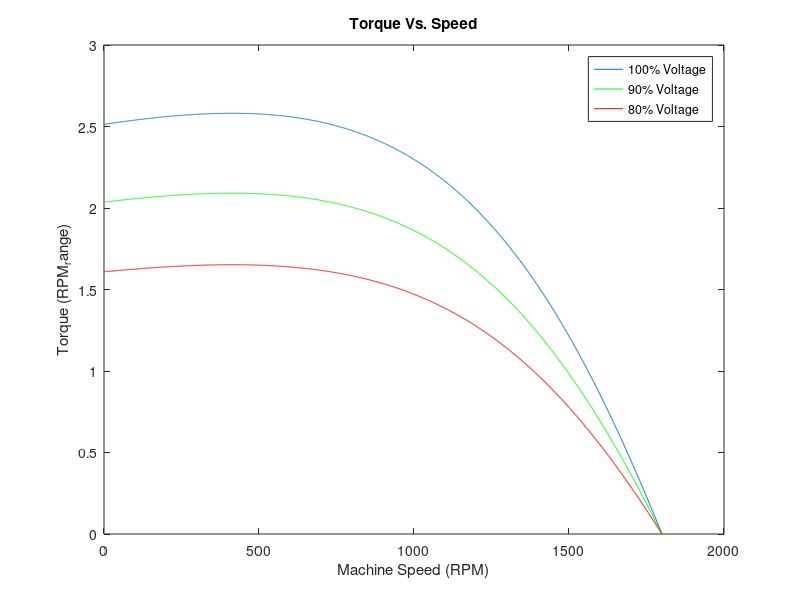
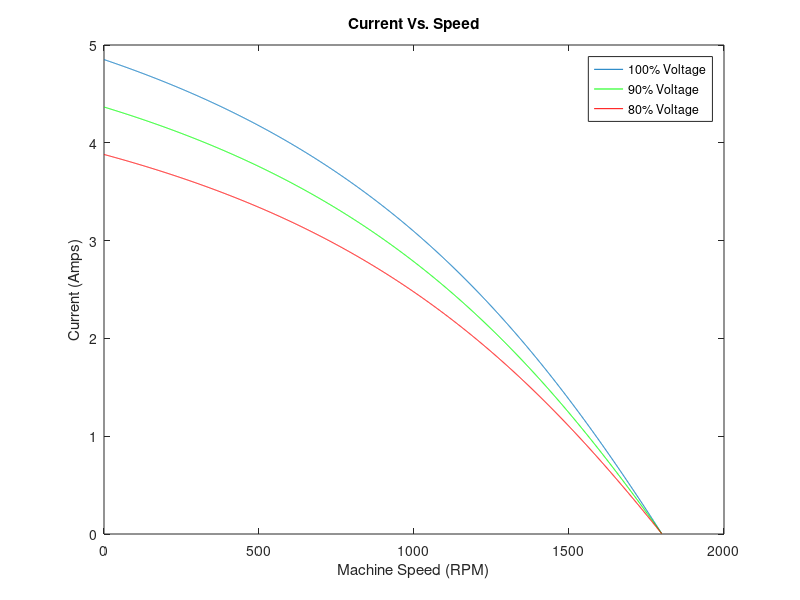

Here is the MATLAB script that generated these plots, in order:
%function [ output_args ] = Induction_motor_curves( R1,X1,Xm,Rc )
%Calculate and plot the Torque vs. Speed and Current vs Speed curves
%   Detailed explanation goes here

R1 = 6.71;
R2 = R1;
X1 = 4.94;
X2 = X1;
Rc = 28.146;
Xm = 7.645;
R2=R1;
X2=X1;

RPM_range=0:1799;  %%RPM varied from 1 to 1799
S=(1800-RPM_range)/1800;   %%slip factor
w=(2*pi*RPM_range)/60;     %%

V1=120; %100 percent voltage
V2=108; %%90 percent voltage
V3=96;  %%80 percent voltage

Z_1=R1+1i*X1; %%calculate impedance 1 (R1+jX1)
Z_2=(Rc*(1i*Xm))/(Rc+(1i*Xm)); %%Calc impedance in middle branch

for n = 1:1800
    Z3(n)=R2+(i*X2)+R2*((1-S(n))/S(n));
    I1(n)=abs(V1/(((Z_2*Z3(n))/(Z_2+Z3(n)))+Z_1)*(Z_2/(Z_2+Z3(n)))); %Calculate I2 
    I2(n)=abs(V2/(((Z_2*Z3(n))/(Z_2+Z3(n)))+Z_1)*(Z_2/(Z_2+Z3(n)))); %different
    I3(n)=abs(V3/(((Z_2*Z3(n))/(Z_2+Z3(n)))+Z_1)*(Z_2/(Z_2+Z3(n)))); %voltage cases
    T1(n)=(3*(I1(n))^2*(R2/S(n))*(1-S(n)))/w(n);   %calculate Torque
    T2(n)=(3*(I2(n))^2*(R2/S(n))*(1-S(n)))/w(n);   %different voltage
    T3(n)=(3*(I3(n))^2*(R2/S(n))*(1-S(n)))/w(n);   %cases
end

%%%%%%%plot Torque Vs Speed
figure
plot(RPM_range,T1,'DisplayName','100% Voltage');
hold on
plot(RPM_range,T2,'Color',[0 1 0],'DisplayName','90% Voltage')
plot(RPM_range,T3,'Color',[1 0 0],'DisplayName','80% Voltage')
xlabel({'Machine Speed (RPM)'});
ylabel({'Torque (RPM_range)'});
title({'Torque Vs. Speed'});
legend('show');

%%%% plot Current Vs Speed
figure
plot(RPM_range,I1,'DisplayName','100% Voltage')
hold on
plot(RPM_range,I2,'Color',[0 1 0],'DisplayName','90% Voltage')
plot(RPM_range,I3,'Color',[1 0 0],'DisplayName','80% Voltage')
xlabel({'Machine Speed (RPM)'});
ylabel({'Current (Amps)'});
title({'Current Vs. Speed'});
legend('show');
hold off

%end

